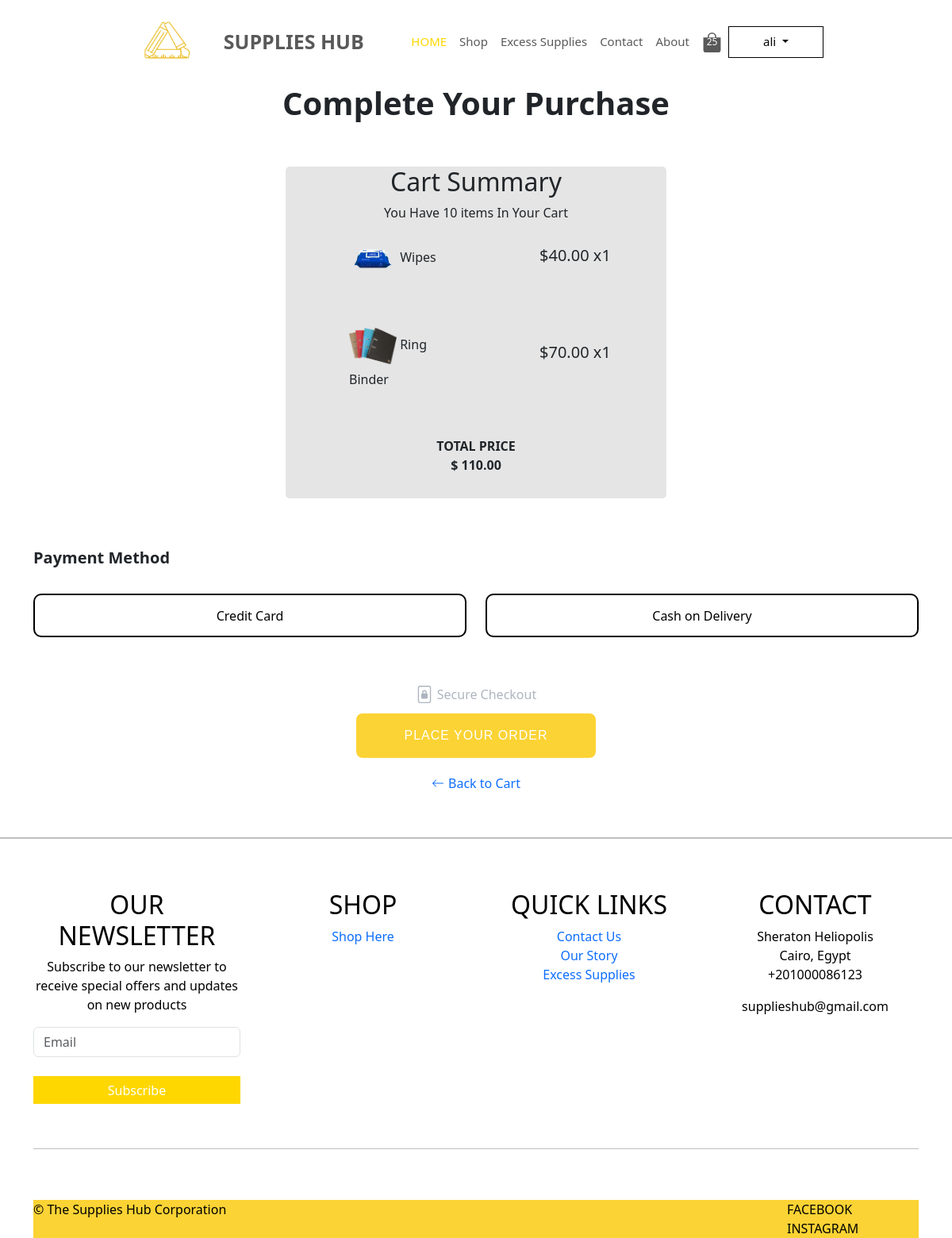
The app's page /checkout.php (signed in) with its own data.
### tables this page shows
CREATE TABLE `products` (
  `id` int(255) NOT NULL,
  `pname` varchar(255) NOT NULL,
  `pdesc` varchar(255) DEFAULT NULL,
  `price` decimal(10,2) NOT NULL,
  `photo` varchar(255) NOT NULL,
  `category` varchar(255) NOT NULL
);

CREATE TABLE `cart` (
  `id` int(11) NOT NULL,
  `userid` int(11) NOT NULL,
  `productid` int(11) NOT NULL,
  `isPackage?` tinyint(1) NOT NULL,
  `quantity` int(255) DEFAULT NULL
);

### checkout.php (the view, shortened to what this page needs)
<html>
<?php
require_once("connect.php");
include("navbar.php");
$userid = $_SESSION['id'];
$total = 0;
$getotal = "SELECT SUM(products.price * cart.quantity) AS total_price FROM products INNER JOIN cart ON products.id = cart.productid WHERE cart.userid = $userid";
$result = mysqli_query($conn, $getotal);
$tagID = mysqli_fetch_assoc($result);
if ($result) {
  $total = $tagID['total_price'];
}
?>
<head>
  <link rel="stylesheet" href="checkoutstyles.css">
</head>
<body>
  <div class="col-lg-12">
    <center>
      <h1><b>Complete Your Purchase</b></h1>
      <br><br>
    </center>
  </div>
  <div class="container card checkoutcart">
    <div class="row">
      <div class="col-lg-12">
        <center>
          <h2>Cart Summary</h2>
          <p>You Have 10 items In Your Cart</p>
        </center>
      </div>
      <?php
      $getProducts = "SELECT * FROM cart WHERE userid = $userid";
      $result2 = mysqli_query($conn, $getProducts);
      if ($result2) {
        while ($rowData = mysqli_fetch_assoc($result2)) {
          $productId = $rowData['productid'];
          $selectProducts = "SELECT * FROM products WHERE id = $productId";
          $result3 = mysqli_query($conn, $selectProducts);
          if ($result3) {
            while ($rowData2 = mysqli_fetch_assoc($result3)) {
              $quantity = $rowData['quantity'];
              $productPrice = $rowData2['price'];
              $productName = strlen($rowData2['pname']) > 25 ? substr($rowData2['pname'], 0, 25) . ".." : $rowData2['pname'];
              echo '
                            <input type="hidden" name="product_id" value="' . $productId . '" >
              <div class="col-lg-6 col-sm-12"style="padding-bottom:50; padding-left:80;">
              <img src="images/Shop/products/' . $rowData2['photo'] . '"" alt="Shopping item" style="width: 60px; height: 60px">
              ' . $productName . '
          </div>
            <div class="col-lg-6 col-sm-12" style="padding-bottom:50; align-items:center; display:flex; padding-left:80;">
              <h5>$' . number_format($productPrice, 2) . ' x' . $quantity . '</h5>
        </div>
         ';
            }
          }
        }
      }
      ?>
    </div>
    <div class="container" style="padding-top:10; padding-bottom:30;">
      <center>
        <div class="col-6"><b>TOTAL PRICE</b></div>
      </center>
      <center>
        <div class="col-6"><b>$
            <?php echo number_format($total, 2); ?>
          </b>
      </center>
    </div>
  </div>
  <div class="container">
    <div class="payment">
      <div class="payment__title">
        Payment Method
      </div>
      <div class="row">
        <div class="col-lg-6 col-sm-12" style="padding-top: 10px;">
          <button class="paymentbtn" onclick="toggleActive(this, 'credit-card')">Credit Card</button>
        </div>
        <div class="col-lg-6 col-sm-12" style="padding-top: 10px;">
          <button class="paymentbtn" onclick="toggleActive(this, 'cash-on-delivery')">Cash on Delivery</button>
        </div>
      </div>
    </div>
  </div>
  <div class="container">
    <div class="actions">
      <div class="secure" style="margin-bottom: 12px;">
        <span>Secure Checkout</span>
      </div>
      <a href="thankyou.php">
        <button id="placeOrderBtn" class="btn action__submit" style="background-color: #fbd334;">Place your
          Order</button>
      </a>
      <a href="cart.php" class="backBtn">Back to Cart</a>
    </div>
  </div>
</body>
<?php
include("footer.php")
  ?>
</html>

### styles.css (style rules this page uses)
html { font-family: "Inter", sans-serif; }

### checkoutstyles.css (style rules this page uses)
*, *:after, *:before { box-sizing: border-box; }
.secure, .backBtn { display: flex; }
.secure span, .backBtn span { margin-left: 5px; }
.backBtn { margin-top: 20px; }
.secure { color: #afb5c0; }
.actions { display: flex; align-items: center; justify-content: center; flex-direction: column; padding: 60px 0 40px 0; }
.payment { padding: 20px 0 0 0; }
.payment__title { margin: 40px 0 20px 0; font-size: 18px; display: flex; text-align: left; }
.btn { font-family: "Josefin Sans", sans-serif; border-radius: 8px; border: 0; letter-spacing: 1px; color: #fff; background: #fbd334; padding: 20px 60px; white-space: nowrap; font-size: 16px; line-height: 1; text-transform: uppercase; transition: all 0.15s ease; text-decoration: none; }

### checkout.php (style rules this page uses)
.checkoutcart { background-color: #E5E5E5; border-radius: 5px; width: 40%; justify-content: center; align-items: center; display: flex; }
.card { border: beige; }
.payment__title { font-weight: bolder; font-size: 20px; }
.paymentbtn { background-color: white; color: black; width: 100%; height: 55px; border-radius: 10px; border: 2px solid; }

### footer.php (style rules this page uses)
a { border: none; text-decoration: none; }

### records on screen
cart: quantity "1"
products: photo (picture), pname "Wipes", price "40.00"
cart: quantity "1"
products: photo (picture), pname "Ring Binder", price "70.00"

### other values on screen
$_SESSION['fname'] "ali"
$total "110.00"
